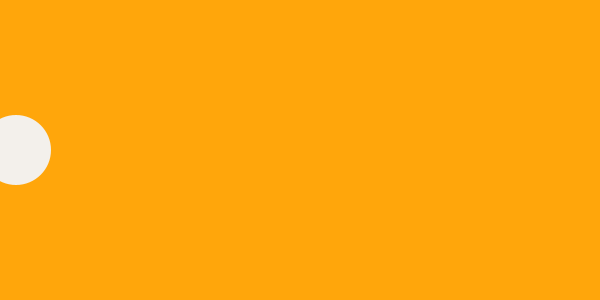
Frame 1 (no input)
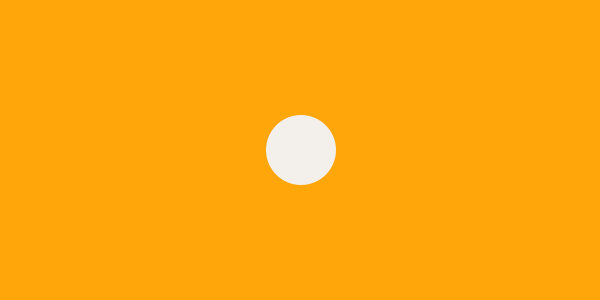
Frame 60 (the mouse pressed at the canvas centre just before this capture)
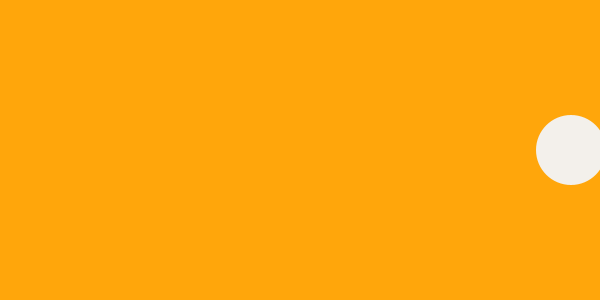
Frame 120 (the mouse held since frame 60 and released just before this capture)

The Processing sketch that drew these frames (run headless with seeded random() and noise(); from frame 60 on, the mouse is pressed at the canvas centre):

// Processing sketch: processing_38915
// ── processing_38915.pde

int x_position = 1;
int x_speed = 15;

void setup(){
size(600,300);
}

void draw(){
 background(255, 166, 11);
 x_position=x_position+x_speed;
 stroke (0, 0, 0, 0);
 fill(243, 240, 235);
 ellipse(x_position,150,70,70);
//if the ball gets the right side 
if(x_position>600){
  //then goes left
   x_speed=-15;
}
//if the ball gets the left side
 if(x_position<=0){
   //then goes right
   x_speed=15;
}

}
